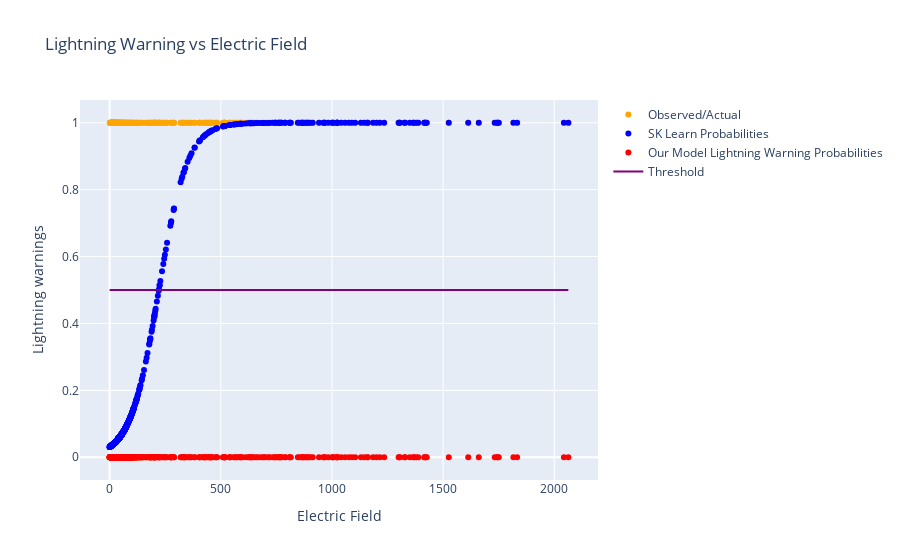

Write notebook code for a chart like this one.
### Code cell
#Testing the behaviour of fake model
fig = go.Figure()
fig.add_trace(go.Scatter(x=predictions_df['Abs_Efield'], y=predictions_df['Lightning_Warnings'],
                         mode='markers', name='Observed/Actual', marker=dict(color='orange')))

fig.add_trace(go.Scatter(x=predictions_df['Abs_Efield'], y=predictions_df['Sk Learn Probability'],
                         mode='markers', name='SK Learn Probabilities', marker=dict(color='blue')))

fig.add_trace(go.Scatter(x=predictions_df['Abs_Efield'], y=predictions_df['Our Model Lightning Warning Probabilities'],
                         mode='markers', name='Our Model Lightning Warning Probabilities', marker=dict(color='red')))

fig.add_trace(go.Scatter(x=predictions_df['Abs_Efield'], y=[.5]*len(predictions_df), 
                         name='Threshold', marker={'color':'purple'}))

fig.update_layout(
    title="Lightning Warning vs Electric Field",
    xaxis_title="Electric Field",
    yaxis_title="Lightning warnings"
)
fig.show()

### Figure 1 — Plotly figure (JSON) as saved in the notebook; plotly's stock layout.template omitted (floating-point values rounded to 4 significant figures; data arrays with more than 128 entries replaced by an {"elided": "..."} marker saying what was removed)
{"data": [{"marker": {"color": "orange"}, "mode": "markers", "name": "Observed/Actual", "type": "scatter", "x": {"elided": "2286 float values"}, "y": {"elided": "2286 int values"}}, {"marker": {"color": "blue"}, "mode": "markers", "name": "SK Learn Probabilities", "type": "scatter", "x": {"elided": "2286 float values"}, "y": {"elided": "2286 float values"}}, {"marker": {"color": "red"}, "mode": "markers", "name": "Our Model Lightning Warning Probabilities", "type": "scatter", "x": {"elided": "2286 float values"}, "y": {"elided": "2286 float values"}}, {"marker": {"color": "purple"}, "name": "Threshold", "type": "scatter", "x": {"elided": "2286 float values"}, "y": {"elided": "2286 float values"}}], "layout": {"title": {"text": "Lightning Warning vs Electric Field"}, "xaxis": {"title": {"text": "Electric Field"}}, "yaxis": {"title": {"text": "Lightning warnings"}}}}
